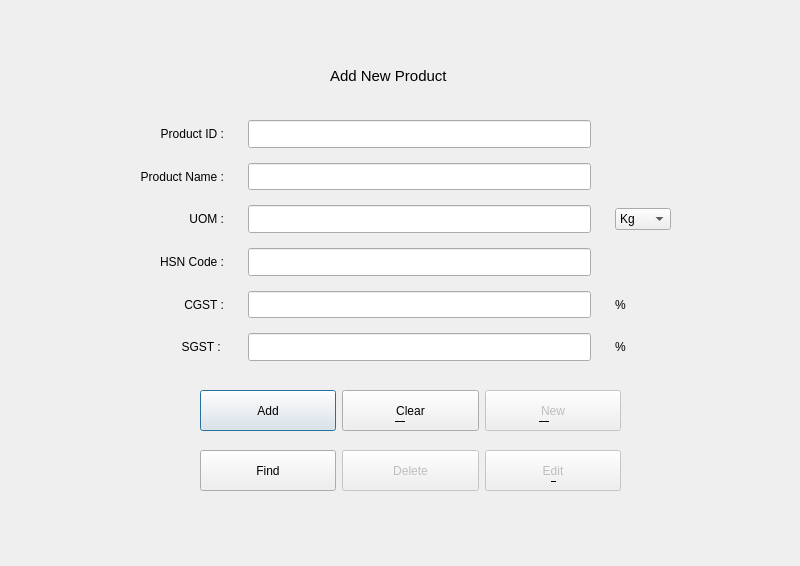
<?xml version="1.0" encoding="UTF-8"?>
<ui version="4.0">
 <class>window_anp</class>
 <widget class="QDialog" name="window_anp">
  <property name="geometry">
   <rect>
    <x>0</x>
    <y>0</y>
    <width>800</width>
    <height>566</height>
   </rect>
  </property>
  <property name="font">
   <font>
    <pointsize>9</pointsize>
   </font>
  </property>
  <property name="windowTitle">
   <string>Dialog</string>
  </property>
  <widget class="QLabel" name="label">
   <property name="geometry">
    <rect>
     <x>330</x>
     <y>50</y>
     <width>181</width>
     <height>51</height>
    </rect>
   </property>
   <property name="font">
    <font>
     <pointsize>11</pointsize>
    </font>
   </property>
   <property name="text">
    <string>Add New Product</string>
   </property>
  </widget>
  <widget class="QWidget" name="gridLayoutWidget">
   <property name="geometry">
    <rect>
     <x>140</x>
     <y>120</y>
     <width>531</width>
     <height>241</height>
    </rect>
   </property>
   <layout class="QGridLayout" name="gridLayout">
    <property name="horizontalSpacing">
     <number>24</number>
    </property>
    <property name="verticalSpacing">
     <number>15</number>
    </property>
    <item row="7" column="2">
     <widget class="QLabel" name="label_10">
      <property name="text">
       <string>%</string>
      </property>
     </widget>
    </item>
    <item row="2" column="1">
     <widget class="QLineEdit" name="product_name">
      <property name="sizePolicy">
       <sizepolicy hsizetype="Expanding" vsizetype="Expanding">
        <horstretch>0</horstretch>
        <verstretch>0</verstretch>
       </sizepolicy>
      </property>
      <property name="sizeIncrement">
       <size>
        <width>0</width>
        <height>0</height>
       </size>
      </property>
      <property name="baseSize">
       <size>
        <width>0</width>
        <height>100</height>
       </size>
      </property>
     </widget>
    </item>
    <item row="4" column="0">
     <widget class="QLabel" name="label_4">
      <property name="text">
       <string>HSN Code :</string>
      </property>
      <property name="alignment">
       <set>Qt::AlignRight|Qt::AlignTrailing|Qt::AlignVCenter</set>
      </property>
     </widget>
    </item>
    <item row="5" column="1">
     <widget class="QLineEdit" name="cgst">
      <property name="sizePolicy">
       <sizepolicy hsizetype="Expanding" vsizetype="Expanding">
        <horstretch>0</horstretch>
        <verstretch>0</verstretch>
       </sizepolicy>
      </property>
      <property name="sizeIncrement">
       <size>
        <width>0</width>
        <height>0</height>
       </size>
      </property>
      <property name="baseSize">
       <size>
        <width>0</width>
        <height>100</height>
       </size>
      </property>
      <property name="placeholderText">
       <string/>
      </property>
      <property name="clearButtonEnabled">
       <bool>false</bool>
      </property>
     </widget>
    </item>
    <item row="4" column="1">
     <widget class="QLineEdit" name="hsn_code">
      <property name="sizePolicy">
       <sizepolicy hsizetype="Expanding" vsizetype="Expanding">
        <horstretch>0</horstretch>
        <verstretch>0</verstretch>
       </sizepolicy>
      </property>
      <property name="sizeIncrement">
       <size>
        <width>0</width>
        <height>0</height>
       </size>
      </property>
      <property name="baseSize">
       <size>
        <width>0</width>
        <height>100</height>
       </size>
      </property>
     </widget>
    </item>
    <item row="5" column="2">
     <widget class="QLabel" name="label_9">
      <property name="text">
       <string>%</string>
      </property>
     </widget>
    </item>
    <item row="3" column="1">
     <widget class="QLineEdit" name="uom">
      <property name="sizePolicy">
       <sizepolicy hsizetype="Expanding" vsizetype="Expanding">
        <horstretch>0</horstretch>
        <verstretch>0</verstretch>
       </sizepolicy>
      </property>
      <property name="sizeIncrement">
       <size>
        <width>0</width>
        <height>0</height>
       </size>
      </property>
      <property name="baseSize">
       <size>
        <width>0</width>
        <height>100</height>
       </size>
      </property>
     </widget>
    </item>
    <item row="5" column="0">
     <widget class="QLabel" name="label_5">
      <property name="text">
       <string>CGST :</string>
      </property>
      <property name="alignment">
       <set>Qt::AlignRight|Qt::AlignTrailing|Qt::AlignVCenter</set>
      </property>
     </widget>
    </item>
    <item row="3" column="2">
     <widget class="QComboBox" name="comboBox">
      <item>
       <property name="text">
        <string>Kg</string>
       </property>
      </item>
      <item>
       <property name="text">
        <string>gm</string>
       </property>
      </item>
      <item>
       <property name="text">
        <string>L</string>
       </property>
      </item>
      <item>
       <property name="text">
        <string>ml</string>
       </property>
      </item>
      <item>
       <property name="text">
        <string>units</string>
       </property>
      </item>
     </widget>
    </item>
    <item row="1" column="0">
     <widget class="QLabel" name="label_11">
      <property name="text">
       <string>Product ID :</string>
      </property>
      <property name="alignment">
       <set>Qt::AlignRight|Qt::AlignTrailing|Qt::AlignVCenter</set>
      </property>
     </widget>
    </item>
    <item row="7" column="0">
     <widget class="QLabel" name="label_7">
      <property name="text">
       <string>SGST : </string>
      </property>
      <property name="alignment">
       <set>Qt::AlignRight|Qt::AlignTrailing|Qt::AlignVCenter</set>
      </property>
     </widget>
    </item>
    <item row="3" column="0">
     <widget class="QLabel" name="label_3">
      <property name="text">
       <string>UOM :</string>
      </property>
      <property name="alignment">
       <set>Qt::AlignRight|Qt::AlignTrailing|Qt::AlignVCenter</set>
      </property>
     </widget>
    </item>
    <item row="7" column="1">
     <widget class="QLineEdit" name="sgst">
      <property name="sizePolicy">
       <sizepolicy hsizetype="Expanding" vsizetype="Expanding">
        <horstretch>0</horstretch>
        <verstretch>0</verstretch>
       </sizepolicy>
      </property>
      <property name="sizeIncrement">
       <size>
        <width>0</width>
        <height>10</height>
       </size>
      </property>
      <property name="baseSize">
       <size>
        <width>0</width>
        <height>100</height>
       </size>
      </property>
     </widget>
    </item>
    <item row="2" column="0">
     <widget class="QLabel" name="label_2">
      <property name="text">
       <string>Product Name :</string>
      </property>
      <property name="alignment">
       <set>Qt::AlignRight|Qt::AlignTrailing|Qt::AlignVCenter</set>
      </property>
     </widget>
    </item>
    <item row="1" column="1">
     <widget class="QLineEdit" name="product_id">
      <property name="sizePolicy">
       <sizepolicy hsizetype="Expanding" vsizetype="Expanding">
        <horstretch>0</horstretch>
        <verstretch>0</verstretch>
       </sizepolicy>
      </property>
      <property name="sizeIncrement">
       <size>
        <width>0</width>
        <height>0</height>
       </size>
      </property>
      <property name="baseSize">
       <size>
        <width>0</width>
        <height>100</height>
       </size>
      </property>
      <property name="text">
       <string> </string>
      </property>
      <property name="readOnly">
       <bool>true</bool>
      </property>
     </widget>
    </item>
   </layout>
  </widget>
  <widget class="QWidget" name="horizontalLayoutWidget">
   <property name="geometry">
    <rect>
     <x>200</x>
     <y>390</y>
     <width>421</width>
     <height>41</height>
    </rect>
   </property>
   <layout class="QHBoxLayout" name="horizontalLayout">
    <item>
     <widget class="QPushButton" name="button_add">
      <property name="sizePolicy">
       <sizepolicy hsizetype="Minimum" vsizetype="Expanding">
        <horstretch>0</horstretch>
        <verstretch>0</verstretch>
       </sizepolicy>
      </property>
      <property name="text">
       <string>Add</string>
      </property>
      <property name="shortcut">
       <string>Ctrl+S</string>
      </property>
     </widget>
    </item>
    <item>
     <widget class="QPushButton" name="button_clear">
      <property name="sizePolicy">
       <sizepolicy hsizetype="Minimum" vsizetype="Expanding">
        <horstretch>0</horstretch>
        <verstretch>0</verstretch>
       </sizepolicy>
      </property>
      <property name="text">
       <string>Clear</string>
      </property>
      <property name="shortcut">
       <string>Alt+C</string>
      </property>
     </widget>
    </item>
    <item>
     <widget class="QPushButton" name="button_new">
      <property name="enabled">
       <bool>false</bool>
      </property>
      <property name="sizePolicy">
       <sizepolicy hsizetype="Minimum" vsizetype="Expanding">
        <horstretch>0</horstretch>
        <verstretch>0</verstretch>
       </sizepolicy>
      </property>
      <property name="text">
       <string>New</string>
      </property>
     </widget>
    </item>
   </layout>
  </widget>
  <widget class="QWidget" name="horizontalLayoutWidget_2">
   <property name="geometry">
    <rect>
     <x>200</x>
     <y>450</y>
     <width>421</width>
     <height>41</height>
    </rect>
   </property>
   <layout class="QHBoxLayout" name="horizontalLayout_2">
    <item>
     <widget class="QPushButton" name="button_find">
      <property name="sizePolicy">
       <sizepolicy hsizetype="Minimum" vsizetype="Expanding">
        <horstretch>0</horstretch>
        <verstretch>0</verstretch>
       </sizepolicy>
      </property>
      <property name="text">
       <string>Find</string>
      </property>
      <property name="shortcut">
       <string>Ctrl+F</string>
      </property>
     </widget>
    </item>
    <item>
     <widget class="QPushButton" name="button_delete">
      <property name="enabled">
       <bool>false</bool>
      </property>
      <property name="sizePolicy">
       <sizepolicy hsizetype="Minimum" vsizetype="Expanding">
        <horstretch>0</horstretch>
        <verstretch>0</verstretch>
       </sizepolicy>
      </property>
      <property name="text">
       <string>Delete</string>
      </property>
      <property name="shortcut">
       <string>Del</string>
      </property>
     </widget>
    </item>
    <item>
     <widget class="QPushButton" name="button_edit">
      <property name="enabled">
       <bool>false</bool>
      </property>
      <property name="sizePolicy">
       <sizepolicy hsizetype="Minimum" vsizetype="Expanding">
        <horstretch>0</horstretch>
        <verstretch>0</verstretch>
       </sizepolicy>
      </property>
      <property name="text">
       <string>Edit</string>
      </property>
      <property name="shortcut">
       <string>Alt+E</string>
      </property>
     </widget>
    </item>
   </layout>
  </widget>
  <widget class="Line" name="line">
   <property name="geometry">
    <rect>
     <x>395</x>
     <y>420</y>
     <width>10</width>
     <height>3</height>
    </rect>
   </property>
   <property name="frameShadow">
    <enum>QFrame::Plain</enum>
   </property>
   <property name="orientation">
    <enum>Qt::Horizontal</enum>
   </property>
  </widget>
  <widget class="Line" name="line_2">
   <property name="geometry">
    <rect>
     <x>539</x>
     <y>420</y>
     <width>10</width>
     <height>3</height>
    </rect>
   </property>
   <property name="frameShadow">
    <enum>QFrame::Plain</enum>
   </property>
   <property name="orientation">
    <enum>Qt::Horizontal</enum>
   </property>
  </widget>
  <widget class="Line" name="line_3">
   <property name="geometry">
    <rect>
     <x>551</x>
     <y>480</y>
     <width>5</width>
     <height>3</height>
    </rect>
   </property>
   <property name="frameShadow">
    <enum>QFrame::Plain</enum>
   </property>
   <property name="orientation">
    <enum>Qt::Horizontal</enum>
   </property>
  </widget>
 </widget>
 <tabstops>
  <tabstop>product_id</tabstop>
  <tabstop>product_name</tabstop>
  <tabstop>uom</tabstop>
  <tabstop>comboBox</tabstop>
  <tabstop>hsn_code</tabstop>
  <tabstop>cgst</tabstop>
  <tabstop>sgst</tabstop>
  <tabstop>button_add</tabstop>
  <tabstop>button_clear</tabstop>
  <tabstop>button_find</tabstop>
  <tabstop>button_delete</tabstop>
  <tabstop>button_edit</tabstop>
 </tabstops>
 <resources/>
 <connections/>
</ui>
